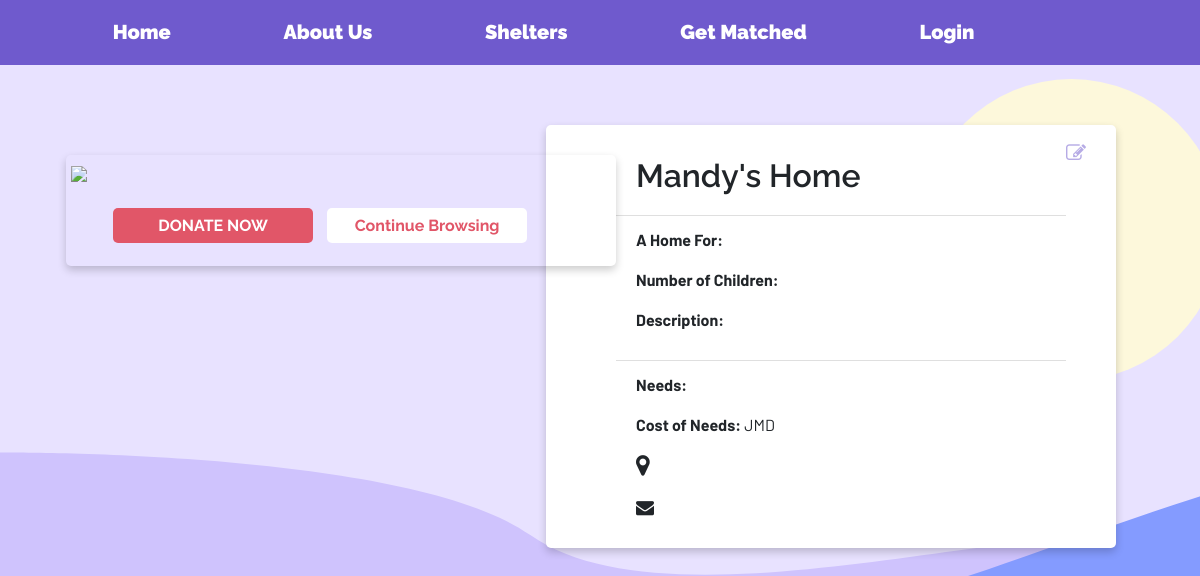
/learn-more/Mandy's Home, run on an earlier commit of the app's database.
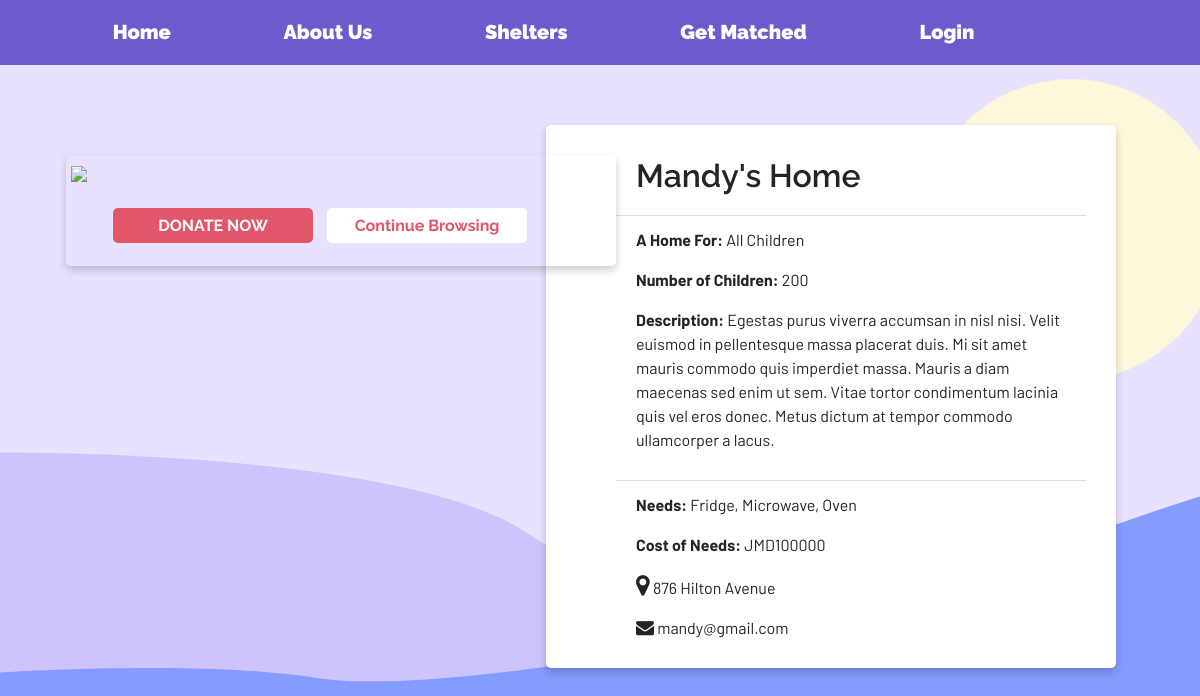
And on a later commit of the database.
### website/models.py (models this page shows)
class Home(db.Model):
    id = db.Column(db.Integer, primary_key=True)
    home_name = db.Column(db.String(256))
    home_email = db.Column(db.String(256), unique=True)
    home_password = db.Column(db.String(16))
    home_location = db.Column(db.String(256))
    home_population = db.Column(db.Integer)
    home_specialization = db.Column(db.String(64))
    home_description = db.Column(db.String(512))
    home_needs = db.Column(db.String(512))
    home_needs_cost = db.Column(db.Integer)

### website/views.py (the view)
@views.route('/learn-more/<home_name>')
def shelter_details(home_name):
    shelter_details = Home.query.filter(Home.home_name==home_name).first()
    return render_template("shelter_details.html", user=current_user, shelter_details=shelter_details, home_name=home_name)

### website/templates/shelter_details.html (shortened to what this page needs)
{% extends "base.html" %}
{% block content%}
<body background="{{ url_for('static', filename='shelter_bg.png') }}">
<div class="container" style="box-shadow: 0 4px 8px 0 rgba(0,0,0,0.2); transition: 0.3s; border-radius: 5px; width: 550px; float: left; margin-left: 5.5vw; padding: 5px; margin-top: 2.5vw;">
    <img src="{{ url_for('static', filename='example.jpg') }}" style="max-width: 100%; max-height: 100%;">
    <br><br>
    <div style="font-family: 'Raleway', sans-serif; margin-left: 3.5vw; margin-bottom: 1.5vw;">
        <button style="margin-right: 10px; width:200px; height: 35px; border-radius: 5px; background-color: #E15668;"><a href="#" style="color: white;"><b>DONATE NOW</b></a></button>
        <button style="width: 200px; height: 35px; border-radius: 5px; background-color: white;"><a href="/shelters" style="color: #E15668;"><b>Continue Browsing</b></a></button>
    </div>
</div>
<div id="wrapper" class="container" style="background-color: white; width: 570px; margin-top: 5vw; margin-right: 7vw; box-shadow: 0 4px 8px 0 rgba(0,0,0,0.2); transition: 0.3s; border-radius: 5px;">
    <div class="container">
        {% if user.full_name == shelter_details.home_name %}
        <button type="button" class="close" data-dismiss="alert" style="margin-top: 15px; margin-right: 0px;">
            <a href="/chome" style="text-decoration: none; color: #6f5acd;"><i class="fa fa-pencil-square-o" style="font-size: 20px;"></i></a>
        </button>
        {% endif %}
        <ul class="list-group list-group-flush">
            <li class="list-group-item" style="background-color: transparent !important;">
                <h2 style="font-family: 'Raleway', sans-serif; font-weight: 600; padding-top: 20px;">{{ home_name }}</h2>
            </li>
            <li class="list-group-item" style="background-color: transparent !important;">
                <p style="font-family: 'Barlow', sans-serif;"><b>A Home For:</b>   {{ shelter_details.home_specialization }}</p>
                <p style="font-family: 'Barlow', sans-serif;"><b>Number of Children:</b>   {{ shelter_details.home_population }}</p>
                <p style="font-family: 'Barlow', sans-serif;"><b>Description:</b>   {{ shelter_details.home_description }}</p>
            </li>
            <li class="list-group-item" style="background-color: transparent !important;">
                <p style="font-family: 'Barlow', sans-serif;"><b>Needs:</b>   {{ shelter_details.home_needs }}</p>
                <p style="font-family: 'Barlow', sans-serif;"><b>Cost of Needs:</b>   JMD{{ shelter_details.home_needs_cost }}</p>
                <p style="font-family: 'Barlow', sans-serif;"><i class="fa fa-map-marker" style="font-size:24px"></i>   {{ shelter_details.home_location }}</p>
                <p style="font-family: 'Barlow', sans-serif;"><i class="fa fa-envelope" style="font-size:18px"></i>   {{ shelter_details.home_email }}</p>
            </li>
        </ul>
    </div>
</div>
{% endblock %}

### website/templates/base.html (shortened to what this page needs)
<!DOCTYPE html>
<html lang="en">
<head>
    <link rel="stylesheet" href="https://cdnjs.cloudflare.com/ajax/libs/font-awesome/4.7.0/css/font-awesome.min.css">
    <link rel="stylesheet" href="https://stackpath.bootstrapcdn.com/bootstrap/4.4.1/css/bootstrap.min.css"/>
    <link rel="stylesheet" href="https://stackpath.bootstrapcdn.com/font-awesome/4.7.0/css/font-awesome.min.css"/>
    <link rel="stylesheet" href="{{ url_for('static', filename = 'navstyles.css')}}">
    <link rel="stylesheet" href="{{ url_for('static', filename = 'match.css')}}">
    <link rel="stylesheet" href="{{ url_for('static', filename = 'login.css')}}">
    <link rel="stylesheet" href="{{ url_for('static', filename = 'signup.css')}}">
</head>
<body>
    <nav class="nav">
        <div class="nav-holder">
            <ul class="nav-items">
                <li>
                    <a href="/" class="list-item-link">Home</a>
                </li>
                <li class="list_item">
                    <a href="/about" class="list-item-link">About Us</a>
                </li>
                <li class="list_item">
                    <a href="/shelters" class="list-item-link">Shelters</a>
                </li>
                <li class="list_item">
                    <a href="/matchmaking-survey" class="list-item-link">Get Matched</a>
                </li>
                {% if user.is_authenticated %}
                    <li class="list_item">
                        <a href="/logout" class="list-item-link">Logout</a>
                    </li >
                    {% if user.urole == "CHome" %}
                        <a href="/chome" class="list-item-link">
                            <img src="{{ url_for('static', filename='profile.png') }}" alt="Profile" id="account">
                        </a>
                    {% else %}
                        <a href="/donater" class="list-item-link">
                            <img src="{{ url_for('static', filename='profile.png') }}" alt="Profile" id="account">
                        </a>
                    {% endif %}
                {% else %}
                    <li class="list_item">
                        <a href="/login" class="list-item-link">Login</a>
                    </li>
                {% endif %}
            </ul>
        </div>
    </nav>
    <div>
        {% block content%}
        {% endblock%}
    </div>
</body>
</html>

### website/static/navstyles.css (style rules this page uses)
* { padding:0px; margin:0px; border:0px; }
.nav { height:65px; width:100%; background-color: #6f5acd; }
.nav-holder { height:80px; width:100%; display: flex; justify-content: space-between; align-items: center; font-family: 'Raleway', sans-serif; font-weight: bolder; }
.nav-items { height:80px; width: 100%; display: flex; justify-content: space-between; align-items: center; }
.list-item-link { text-decoration: none; color: white; font-size: 20px; font-family: 'Raleway', sans-serif; font-weight: bolder; }
li { list-style-type: none; }

### website/static/match.css (style rules this page uses)
* { padding:0px; margin:0px; border:0px; }

What changed in the data, as far as the page shows it:
now on this page (row edited): Home: home_name "Mandy's Home", home_specialization "All Children", home_population "200", home_description "Egestas purus viverra accumsan in nisl nisi. Velit euismod in pellentesque massa placerat duis. Mi sit amet mauris commodo quis imperdiet massa. Mauris a diam maecenas sed enim ut sem. Vitae tortor condimentum lacinia quis vel eros donec. Metus dictum at tempor commodo ullamcorper a lacus.", home_needs "Fridge, Microwave, Oven", home_needs_cost "100000", home_location "876 Hilton Avenue", home_email "mandy@gmail.com"
Also different on the page:
{{ home_name }}: "Mandy's Home" → (not shown)
